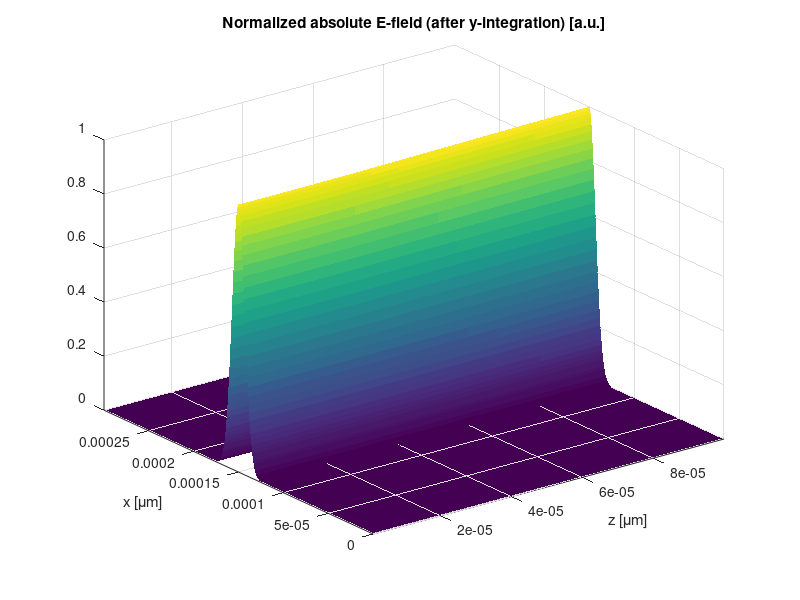

This figure's MATLAB source:
%% Create the concentration profile of an open MMI-Element
% Exemplary BPM calculation for a rectangular step-index MMI-element

% Parameter definition
clear
close all
clc

PROGRESS = 'cl';

lambda              = 1330e-9;       % Wavelength
alpha               = 0.5;           % Crank-Nicolson-Constant
delta               = 1e-6;
alpha               = alpha + delta;
solver_tolerance    = 1e-12;         % Tolerance of BiCGM solver

POLARIZATION = 'TE';
FIELDCOMPONENT = 'Ex';
BC = 'ABC';
ABSORBER = 0;                     % Small value needed to prevent diverging field, 0 to deactivate.
    
dx_fine   = .5e-6;                   % Step size for fine step
dy_fine   = .5e-6;                   % Step size for fine step
dx_coarse = 1e-6;                    % Step coarse for fine step               
dy_coarse = 1e-6;                    % Step coarse for fine step
dz        = 1e-6;                    % Propagationstep

Excitation.type = 'gauss';           % Type of Excitation
Excitation.visualize = 1;            % Plot Excitation field
Excitation.sigma_x = 5e-6;           % Only needed for fieldtype 'gauss'
Excitation.sigma_y = 3e-6;           % Only needed for fieldtype 'gauss'
Excitation.threshold = 1-1/exp(1);   % Only needed for fieldtype 'full'
Excitation.numberInterpolation = 0;  % Only needed for fieldtype 'modal'
Excitation.mode = 'k_bar';           % Only needed for fieldtype 'modal'

% Some possible manipulations of index profile
append = 0;
append_dist = 0e-6;     % um
prepend = 0;
prepend_dist = 0e-6;    % um
upper_cladding = 1;

%% Generation of the refractive index profile
% Loading index profile and base vectors
load('Index_GI_MM_Diffused_Waveguide.mat')
n_max = max(max(n));
n_min = min(min(n));
nc = repmat(n,[1 1 101]); % 重复三维块数组副本
beta_0 = 2*pi/lambda;       % Wave number
k_bar  = (n_max - n_min)/2; % Mean wave number

% Grid
z = [0:1e-6:100e-6];                                                                % Base vector
[xg,yg,zg] = meshgrid(x,y,z);                                                       % Base grid 对于 136x355x101 个点都有对应的 xg,yg,zg 坐标值

xgb = squeeze(xg(:,:,1));  % Transversal grid of first slice
ygb = squeeze(yg(:,:,1));  % Transversal grid of first slice
%% BPM flags and parameters
dim_y   = size(nc,1); % Global dimension
dim_x   = size(nc,2); 

dim_yl   = dim_y - 2; % Local dimensions (without boundary values)
dim_xl   = dim_x - 2;

grid.localIndex = zeros(size(nc,1),size(nc,2));   % Grid variables
grid.globalIndex = zeros(size(nc,1),size(nc,2));

grid.boundaryFlag = zeros(size(nc,1),size(nc,2)); % Boundary flag
grid.boundaryFlag([1 end],[1:end 1:end]) = 1;
grid.boundaryFlag([1:end 1:end],[1 end]) = 1;

grid.localIndex(2:end-1,2:end-1) = reshape(1:1:dim_xl*dim_yl',dim_yl,dim_xl);% 节点添加标签
grid.globalIndex(1:end) = 1:1:length(grid.globalIndex(1:end)); % 节点添加标签
%% Execute BPM
out = [POLARIZATION '-BPM with ' BC ' boundary condition started for graded-index multimode diffused waveguide at 1330nm wavelength.'];
disp(out);

%%%% Definition of variables and constants
format long
beta_0 = 2*pi/lambda;           % wave number
beta_z = beta_0 * k_bar;         % propagation constant as defined by neff
n_max_b = max(max(nc(:,:,1)));     % maximum value of n
n_min_b = min(min(nc(:,:,1)));     % minimum value of n
delta_n_b = n_max_b - n_min_b;        % maximum refractive index contrast

n_max = squeeze(max(max(nc(:,:,:))));
n_min = squeeze(min(min(nc(:,:,:))));
delta_n = n_max - n_min;

%%%% Check field components input: FX --> Ex

%%%% BPM specific parameters
globalIndexSlgs   = grid.globalIndex(2:end-1,2:end-1); % Vector for global adresses of all lokal elements
globalAdrSlgs   = reshape(globalIndexSlgs,size(globalIndexSlgs,1)*size(globalIndexSlgs,2),1); % 地址列向量

%%%% Definition of initial fields depending on chosen excitation: gaussian
sigma_x = Excitation.sigma_x; % sigma of gaussian distribution as measure for the extention of the gaussian beam in x-direction in [um]
sigma_y = Excitation.sigma_y; % sigma of gaussian distribution as measure for the extention of the gaussian beam in y-direction in [um]

xg1 = squeeze(xg(:,:,1));
yg1 = squeeze(yg(:,:,1));

[r_max,c_max] = find(squeeze(nc(:,:,1)) == max(max(nc(:,:,1)))); % Those parameters assure, that the gaussian beam hits the profile at its maximum preventing mismatch

xg1 = xg1 - xg1(r_max(1),c_max(1)); % x-grid for the definition of the gaussian beam
yg1 = yg1 - yg1(r_max(1),c_max(1)); % y-grid for the definition of the gaussian beam

phiInput = 1*exp(-xg1.^2/(2*(sigma_x))^2 -yg1.^2/(2*(sigma_y))^2);  % Definition of gaussian beam
phi(:,:,1) = phiInput;
% figure
% surface(xg1,yg1,phiInput)

%%%% Defining gamma for handling different boundary conditions: ABC
gammaBoundaryCondition = 0;

%%%% Generate multistep paramters
UX = zeros(1,1);
VX = zeros(1,1);

R=2*beta_z;

C=1/R^2-1j*dz*(1-alpha)*1/R;
D=1/R^2+1j*dz*( alpha )*1/R;

UX(1)= C;
VX(1)= D;
tic
c = 1; % Global progress counter (waitbar)

%% Propagation in z direction
    %%%% Address space initialization
    globalIndexSlgs   = grid.globalIndex(2:end-1,2:end-1); %(without boundary values)
    globalAdrSlgs   = reshape(globalIndexSlgs,size(globalIndexSlgs,1)*size(globalIndexSlgs,2),1);% 地址列向量

    globalIndexN = grid.globalIndex(3:end-1,2:end-1); 
    globalAdrN = reshape(globalIndexN,size(globalIndexN,1)*size(globalIndexN,2),1);
    
    globalIndexS = grid.globalIndex(2:end-2,2:end-1); 
    globalAdrS = reshape(globalIndexS,size(globalIndexS,1)*size(globalIndexS,2),1);

    globalIndexE = grid.globalIndex(2:end-1,2:end-2);
    globalAdrE = reshape(globalIndexE,size(globalIndexE,1)*size(globalIndexE,2),1);
    
    globalIndexW = grid.globalIndex(2:end-1,3:end-1);
    globalAdrW = reshape(globalIndexW,size(globalIndexW,1)*size(globalIndexW,2),1);
    
    localIndexSlgs    = grid.localIndex(2:end-1,2:end-1);
    localAdrSlgs    = reshape(localIndexSlgs,size(localIndexSlgs,1)*size(localIndexSlgs,2),1);
    
    localIndexN  = grid.localIndex(3:end-1,2:end-1); 
    localAdrN  = reshape(localIndexN,size(localIndexN,1)*size(localIndexN,2),1);
    
    localIndexS  = grid.localIndex(2:end-2,2:end-1); 
    localAdrS  = reshape(localIndexS,size(localIndexS,1)*size(localIndexS,2),1);
    
    localIndexE = grid.localIndex(2:end-1,2:end-2);
    localAdrE = reshape(localIndexE,size(localIndexE,1)*size(localIndexE,2),1);
    
    localIndexW = grid.localIndex(2:end-1,3:end-1);
    localAdrW = reshape(localIndexW,size(localIndexW,1)*size(localIndexW,2),1);

    %%
for kz = 1:1:size(nc,3)-1  % 一层一层迭代

    % Extract known field values for current propagation step

    pb = phi(:,:,kz);

    %%%% Call functions for calculation of diagonals :only for TE,Ex, "BC" = ABC
%%   [ diagC,diagN,diagS,diagE,diagW ]      = diagonalsPade(beta_0,neff,nc(:,:,kz+1),xg(:,:,kz+1),yg(:,:,kz+1),dim_y,dim_xl,dim_yl,grid,gammaBoundaryCondition,POLARIZATION,FX,BC);

%%%%diagC = padeX(n,xg,dim_xl,dim_yl,dim_y,localAdrSlgs,globalAdrSlgs,POLARIZATION,FIELDCOMPONENT) + padeY(n,yg,dim_xl,dim_yl,localAdrSlgs,globalAdrSlgs,POLARIZATION,FIELDCOMPONENT) + beta_0^2 .* (epsilon(globalAdrSlgs) - neff^2);
    a = xg(:,:,kz+1);
    de = a(globalAdrSlgs + dim_y) - a(globalAdrSlgs);% delta e in east direction 东
    dw = a(globalAdrSlgs) - a(globalAdrSlgs - dim_y);% delta w in west direction 西
    % Round off error
    de = 1e-12*round(de*1e12);
    dw = 1e-12*round(dw*1e12);
    epsilon = nc(:,:,kz+1).*nc(:,:,kz+1);% epsilon := n
    aWest = 2./(dw.*(dw+de)) .* (2*epsilon(globalAdrSlgs - dim_y) ./ (epsilon(globalAdrSlgs) + epsilon(globalAdrSlgs - dim_y))); 
    aWestReshaped = zeros(dim_xl*dim_yl,1);
    aWestReshaped(localAdrSlgs) = aWest;
    
    aEast = (2./(de.*(de+dw))) .* (2*epsilon(globalAdrSlgs + dim_y) ./ (epsilon(globalAdrSlgs) + epsilon(globalAdrSlgs + dim_y)));
    aEastReshaped = zeros(dim_xl*dim_yl,1);
    aEastReshaped(localAdrSlgs) = aEast;
    
    aX = -4./(de.*dw) + aEastReshaped + aWestReshaped;
    
    %%%%%%%%%%%%%%%%%%%%%%%%%%%%%%%%%%%%%%%%%%%
    a = yg(:,:,kz+1);
    dn = a(globalAdrSlgs - 1) - a(globalAdrSlgs);
    ds = a(globalAdrSlgs) - a(globalAdrSlgs + 1);
    
    % Round off error
    dn = 1e-12*round(dn*1e12);
    ds = 1e-12*round(ds*1e12); 
    
    aNorth = (2./(dn.*(dn+ds))) .* ones(length(globalAdrSlgs),1);
    aNorthReshaped = zeros(dim_xl*dim_yl,1);
    aNorthReshaped(localAdrSlgs) = aNorth;
    
    a_s = (2./(ds.*(ds+dn))) .* ones(length(globalAdrSlgs),1);
    aSouthReshaped = zeros(dim_xl*dim_yl,1);
    aSouthReshaped(localAdrSlgs) = a_s;
    
    aY = - aNorthReshaped - aSouthReshaped; 

    diagC = aX + aY + beta_0^2 .* (epsilon(globalAdrSlgs) - k_bar^2);
    
    
    
%%%%%%%%%%%%%%%%%%%%%%%%%%%%%%%%%%%%%%%%%%%        diagN = padeN(beta_0,yg(:,:,kz+1),dim_xl,dim_yl,localAdrN,globalAdrN,POLARIZATION,FIELDCOMPONENT);
    a = yg(:,:,kz+1);
    dn = a(globalAdrN - 1) - a(globalAdrN);
    ds = a(globalAdrN) - a(globalAdrN + 1);
    % Round off error
    dn = 1e-12*round(dn*1e12);
    ds = 1e-12*round(ds*1e12);
    
    aNorth = (2./(dn.*(dn+ds))) .* ones(length(globalAdrN),1);
    aNorthReshaped = zeros(dim_xl*dim_yl,1);
    aNorthReshaped(localAdrN) = aNorth;
    diagN = aNorthReshaped;

%%%%       diagS = padeS(beta_0,yg(:,:,kz+1),dim_xl,dim_yl,localAdrS,globalAdrS,POLARIZATION,FIELDCOMPONENT);% aSorthReshaped
    a = yg(:,:,kz+1);
    dn = a(globalAdrN - 1) - a(globalAdrN);
    ds = a(globalAdrN) - a(globalAdrN + 1);
    a_s = (2./(ds.*(ds+dn))) .* ones(length(globalAdrS),1);
    aSouthReshaped = zeros(dim_xl*dim_yl,1);
    aSouthReshaped(localAdrS) = a_s;
    diagS = aSouthReshaped;
    

%%%%     diagE = padeE(beta_0,xg(:,:,kz+1),dim_y,dim_xl,dim_yl,localAdrE,globalAdrE,POLARIZATION,FIELDCOMPONENT);% aEastReshaped
    a = xg(:,:,kz+1);
    de = a(globalAdrE + dim_y) - a(globalAdrE);
    dw = a(globalAdrE) - a(globalAdrE - dim_y);
    
    % Round off error 
    de = 1e-12*round(de*1e12);
    dw = 1e-12*round(dw*1e12);
  
    aEast = (2./(de.*(de+dw))) .* (2*epsilon(globalAdrE + dim_y) ./ (epsilon(globalAdrE) + epsilon(globalAdrE + dim_y)));
    aEastReshaped = zeros(dim_xl*dim_yl,1);
    aEastReshaped(localAdrE) = aEast;
    diagE = aEastReshaped;
    
%%%%     diagW = padeW(beta_0,xg(:,:,kz+1),dim_y,dim_xl,dim_yl,localAdrW,globalAdrW,POLARIZATION,FIELDCOMPONENT);% aWestReshaped
    a = xg(:,:,kz+1);
    de = a(globalAdrE + dim_y) - a(globalAdrE);
    dw = a(globalAdrE) - a(globalAdrE - dim_y);
     % Round off error 
    de = 1e-12*round(de*1e12);
    dw = 1e-12*round(dw*1e12);  
    
    aWest = 2./(dw.*(dw+de)) .* (2*epsilon(globalAdrW - dim_y) ./ (epsilon(globalAdrW) + epsilon(globalAdrW - dim_y)));
    aWestReshaped = zeros(dim_xl*dim_yl,1);
    aWestReshaped(localAdrW) = aWest;
    diagW = aWestReshaped;
    
    
    
    
%% [ diagBC,diagBN,diagBS,diagBE,diagBW ] = diagonalsPade(beta_0,neff,nc(:,:,kz),xg(:,:,kz),yg(:,:,kz),dim_y,dim_xl,dim_yl,grid,gammaBoundaryCondition,POLARIZATION,FX,BC);
    a = xg(:,:,kz);
    de = a(globalAdrSlgs + dim_y) - a(globalAdrSlgs);
    dw = a(globalAdrSlgs) - a(globalAdrSlgs - dim_y);
    % Round off error
    de = 1e-12*round(de*1e12);
    dw = 1e-12*round(dw*1e12);
    epsilon = nc(:,:,kz).*nc(:,:,kz);
    aWest = 2./(dw.*(dw+de)) .* (2*epsilon(globalAdrSlgs - dim_y) ./ (epsilon(globalAdrSlgs) + epsilon(globalAdrSlgs - dim_y))); 
    aWestReshaped = zeros(dim_xl*dim_yl,1);
    aWestReshaped(localAdrSlgs) = aWest;
    
    aEast = (2./(de.*(de+dw))) .* (2*epsilon(globalAdrSlgs + dim_y) ./ (epsilon(globalAdrSlgs) + epsilon(globalAdrSlgs + dim_y)));
    aEastReshaped = zeros(dim_xl*dim_yl,1);
    aEastReshaped(localAdrSlgs) = aEast;
    
    aX = -4./(de.*dw) + aEastReshaped + aWestReshaped;
    
    %%%%%%%%%%%%%%%%%%%%%%%%%%%%%%%%%%%%%%%%%%%
    a = yg(:,:,kz);
    dn = a(globalAdrSlgs - 1) - a(globalAdrSlgs);
    ds = a(globalAdrSlgs) - a(globalAdrSlgs + 1);
    
    % Round off error
    dn = 1e-12*round(dn*1e12);
    ds = 1e-12*round(ds*1e12); 
    
    aNorth = (2./(dn.*(dn+ds))) .* ones(length(globalAdrSlgs),1);
    aNorthReshaped = zeros(dim_xl*dim_yl,1);
    aNorthReshaped(localAdrSlgs) = aNorth;
    
    a_s = (2./(ds.*(ds+dn))) .* ones(length(globalAdrSlgs),1);
    aSouthReshaped = zeros(dim_xl*dim_yl,1);
    aSouthReshaped(localAdrSlgs) = a_s;
    
    aY = - aNorthReshaped - aSouthReshaped; 

    diagBC = aX + aY + beta_0^2 .* (epsilon(globalAdrSlgs) - k_bar^2);
    
    
    
%%%%%%%%%%%%%%%%%%%%%%%%%%%%%%%%%%%%%%%%%%%        diagN = padeN(beta_0,yg(:,:,kz+1),dim_xl,dim_yl,localAdrN,globalAdrN,POLARIZATION,FIELDCOMPONENT);
    a = yg(:,:,kz);
    dn = a(globalAdrN - 1) - a(globalAdrN);
    ds = a(globalAdrN) - a(globalAdrN + 1);
    % Round off error
    dn = 1e-12*round(dn*1e12);
    ds = 1e-12*round(ds*1e12);
    
    aNorth = (2./(dn.*(dn+ds))) .* ones(length(globalAdrN),1);
    aNorthReshaped = zeros(dim_xl*dim_yl,1);
    aNorthReshaped(localAdrN) = aNorth;
    diagBN = aNorthReshaped;

%%%%       diagS = padeS(beta_0,yg(:,:,kz+1),dim_xl,dim_yl,localAdrS,globalAdrS,POLARIZATION,FIELDCOMPONENT);% aSorthReshaped
    a = yg(:,:,kz);
    dn = a(globalAdrN - 1) - a(globalAdrN);
    ds = a(globalAdrN) - a(globalAdrN + 1);
    a_s = (2./(ds.*(ds+dn))) .* ones(length(globalAdrS),1);
    aSouthReshaped = zeros(dim_xl*dim_yl,1);
    aSouthReshaped(localAdrS) = a_s;
    diagBS = aSouthReshaped;
    

%%%%     diagE = padeE(beta_0,xg(:,:,kz+1),dim_y,dim_xl,dim_yl,localAdrE,globalAdrE,POLARIZATION,FIELDCOMPONENT);% aEastReshaped
    a = xg(:,:,kz);
    de = a(globalAdrE + dim_y) - a(globalAdrE);
    dw = a(globalAdrE) - a(globalAdrE - dim_y);
    
    % Round off error 
    de = 1e-12*round(de*1e12);
    dw = 1e-12*round(dw*1e12);
  
    aEast = (2./(de.*(de+dw))) .* (2*epsilon(globalAdrE + dim_y) ./ (epsilon(globalAdrE) + epsilon(globalAdrE + dim_y)));
    aEastReshaped = zeros(dim_xl*dim_yl,1);
    aEastReshaped(localAdrE) = aEast;
    diagBE = aEastReshaped;
    
%%%%     diagW = padeW(beta_0,xg(:,:,kz+1),dim_y,dim_xl,dim_yl,localAdrW,globalAdrW,POLARIZATION,FIELDCOMPONENT);% aWestReshaped
    a = xg(:,:,kz);
    de = a(globalAdrE + dim_y) - a(globalAdrE);
    dw = a(globalAdrE) - a(globalAdrE - dim_y);
     % Round off error 
    de = 1e-12*round(de*1e12);
    dw = 1e-12*round(dw*1e12);  
    
    aWest = 2./(dw.*(dw+de)) .* (2*epsilon(globalAdrW - dim_y) ./ (epsilon(globalAdrW) + epsilon(globalAdrW - dim_y)));
    aWestReshaped = zeros(dim_xl*dim_yl,1);
    aWestReshaped(localAdrW) = aWest;
    diagBW = aWestReshaped;
    
    

    %% Apply multistep method

    for ii = 1:1:1  % Padé(1,1) only requires one multistep

        % Merge diagonals in system matrix

        A = sparse((size(nc,1)-2)*(size(nc,2)-2),(size(nc,1)-2)*(size(nc,2)-2)); %sparse(m,n) 生成 m×n 全零稀疏矩阵。
        A = spdiags(1 + VX(ii)*diagC,0,A); % S = spdiags(Bin,d,A) 将 d 指定的 A 中的对角线替换为 Bin 的列。 spy(A)
        A = spdiags([VX(ii)*diagN(2:end); 0],-1,A);
        A = spdiags([0; VX(ii)*diagS(1:end-1)],1,A);
        A = spdiags([zeros(dim_yl,1); VX(ii)*diagE(1:end-dim_yl)],dim_yl,A);
        A = spdiags([VX(ii)*diagW(dim_yl+1:end); zeros(dim_yl,1)],-dim_yl,A);
%         spy(A)

        % Compute right side of equation

        diagBC = 1 + UX(ii)*diagBC;
        diagBN = [UX(ii)*diagBN(2:end); 0];
        diagBS = [0; UX(ii)*diagBS(1:end-1)];
        diagBE = [zeros(dim_yl,1); UX(ii)*diagBE(1:end-dim_yl)];
        diagBW = [UX(ii)*diagBW(dim_yl+1:end); zeros(dim_yl,1)];

        % Multiply right side with known field values at 'kz'

        diagBC = pb(globalAdrSlgs)          .* diagBC;
        diagBN = pb(globalAdrSlgs - 1)      .* diagBN;
        diagBS = pb(globalAdrSlgs + 1)      .* diagBS;
        diagBE = pb(globalAdrSlgs + dim_y)  .* diagBE;
        diagBW = pb(globalAdrSlgs - dim_y)  .* diagBW;

        % Form vector for right side

        b = sparse(diagBC + diagBN + diagBS + diagBE + diagBW);

        %% Solve SoLE

        [phiSolution,~] = bicgstab(A,b,solver_tolerance);

        % Reshape solution to match field matrix

        pb = zeros(dim_y,dim_x);
        pb(2:end-1,2:end-1) = reshape(phiSolution,dim_yl,dim_xl);

        %% Apply absorber if specified

        if strcmp(BC,'ABC')

            if isnumeric(ABSORBER) && (ABSORBER > 0) && (ABSORBER < 1) && (ABSORBER ~= 0)

                nThreshold             = n_min(kz) + delta_n(kz) * ABSORBER;
                adr_n_threshold         = squeeze(nc(:,:,kz)) <= nThreshold;
                pb(adr_n_threshold)    = 0;

            elseif ~isnumeric(ABSORBER) || (ABSORBER < 0) || (ABSORBER > 1)

                out = 'Invalid specification of absorber: 0 <= absorber < 1.';
                disp(out)
                return

            end

        end

    end

    %% Merge solution in global field matrix

    phi(:,:,kz+1) = pb;

    % Update progress bar

    if strcmp(PROGRESS,'bar') == 1

        stepPercent = 1;  % Defines step size for progress bar update

        if floor(100*kz/(size(nc,3)-1)) > c*stepPercent

          if ishandle(h)    % Check if waitbar has not been closed to prevent error

            minutesPassed      = floor(toc/60);
            secondsPassed      = toc - minutesPassed*60;
            minutesRemaining   = floor((toc/c)*((100/stepPercent)-c)/60);
            secondsRemaining   = (toc/c)*((100/stepPercent)-c) - minutesRemaining*60;

            waitbar(kz/(size(nc,3)-1),h,['Progress: ' num2str(c*stepPercent) '%. Time remaining: ' num2str(floor(minutesRemaining)) 'm ' num2str(ceil(secondsRemaining)) 's.'])

            c = c + 1;

          else

             disp('Process interrupted')
             break

          end
        end

    elseif strcmp(PROGRESS,'cl') == 1

        stepPercent = 10;  % Defines step size for progress bar update

        if floor(100*kz/(size(nc,3)-1)) > c*stepPercent

            minutesPassed      = floor(toc/60);
            secondsPassed      = toc - minutesPassed*60;
            minutesRemaining   = floor((toc/c)*((100/stepPercent)-c)/60);
            secondsRemaining   = (toc/c)*((100/stepPercent)-c) - minutesRemaining*60;

            out = ['   Progress: ' num2str(c*stepPercent) '%. Time remaining: ' num2str(floor(minutesRemaining)) 'm ' num2str(ceil(secondsRemaining)) 's.'];
            disp(out)

            c = c + 1;

        end

    end
end




%% Visualization

Ex_int = squeeze(sum(abs(phi) .* abs(yg)));
figure
surf(z(2:end),x,squeeze(Ex_int(:,2:end))/max(max(Ex_int(:,2:end))))
shading flat
xlabel('z [\mum]')
ylabel('x [\mum]')
title('Normalized absolute E-field (after y-integration) [a.u.]')
axis([z(2) z(end) x(1) x(end) 0 1])









